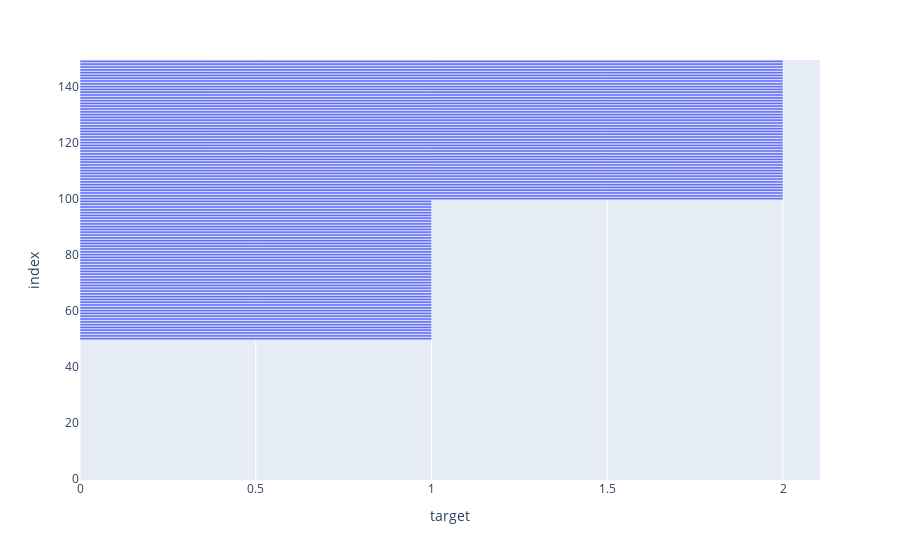

Notebook source saved alongside this figure:
### Code cell
px.bar(x='target',data_frame=data)

### Figure 1 — Plotly figure (JSON) as saved in the notebook; plotly's stock layout.template omitted (floating-point values rounded to 4 significant figures; data arrays with more than 128 entries replaced by an {"elided": "..."} marker saying what was removed)
{"data": [{"alignmentgroup": "True", "hovertemplate": "target=%{x}<br>index=%{y}<extra></extra>", "legendgroup": "", "marker": {"color": "#636efa", "pattern": {"shape": ""}}, "name": "", "offsetgroup": "", "orientation": "h", "showlegend": false, "textposition": "auto", "type": "bar", "x": {"elided": "150 int values"}, "xaxis": "x", "y": {"elided": "150 int values"}, "yaxis": "y"}], "layout": {"barmode": "relative", "legend": {"tracegroupgap": 0}, "margin": {"t": 60}, "xaxis": {"anchor": "y", "domain": [0, 1], "title": {"text": "target"}}, "yaxis": {"anchor": "x", "domain": [0, 1], "title": {"text": "index"}}}}
